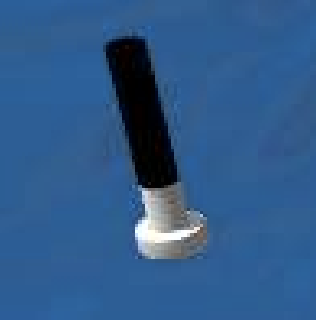
#> input picture vrx_pictures/black_totem/test1.png, 316 x 320 px, found by its file name; the run also reads 1 picture not shown here
$ python histogram.py   (Python 2 division)
#> lines starting #> are read from the running program, lines starting #| are printed output that depends on the picture; after the words box and inside, x2 and y2 are one past the last pixel; in counts of white or black regions, pixels touching at a corner belong together
import cv2
import numpy as py
from matplotlib import pyplot as plt
from sklearn.naive_bayes import GaussianNB
'''
HSV -> Hue, Saturation, Value;
Hue is the region of the color wheel with different degree regions representing different colors, example: 0 < red < 60 deg
Saturation is amount of gray in something from 0 to 100 percent
Value is a measure of brightness of 0 to 100 percent; 0 is black, 100 is white

It's easier to represent colors in hsv than in bgr/rgb so we're first converting the object to a hsv before creating a color-based histogram
'''

def getTrainData(labelsEncoded):
	features = []
	labels  = []
	tests = ["test1.png"]
	for label in labelsEncoded.keys():
		for test in tests:
			picture_path = "vrx_pictures/" + label + "/" + test  #Path will change on each for loop iteration
    		BGRImage = cv2.imread(picture_path)
#> BGRImage is the input picture: shape (320, 316, 3); mean B, G, R 138.2, 90.3, 48.3
    		hsvImage = cv2.cvtColor(BGRImage, cv2.COLOR_BGR2HSV) #Changes color space to hsv
#> hsvImage: shape (320, 316, 3); mean H, S, V 102.5, 169.2, 138.4
    		hue_hist = cv2.calcHist([hsvImage], [0], None, [180], [0, 180]) #Creates hue histogram
#> hue_hist = 180 values, max 73612 at index 106, min 0 at index 1, mean 561.8
    		maxHue  = cv2.minMaxLoc(hue_hist)
#> maxHue = (0, 73612, (0, 1), (0, 106))
    		maxHueBin = maxHue[3][1] #Finds modal hue represented in image/histogram
#> maxHueBin = 106
    		mask3 = cv2.inRange(hsvImage, py.array([maxHueBin - 2,0,0]), py.array([maxHueBin + 2,256,256])) #Mask containing small range around modal hue
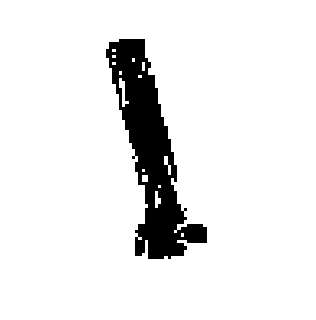
#> mask3: shape (320, 316); 91.6% white; 1 black region, box (x1, y1, x2, y2) and area: (106, 39, 207, 259) 8524
    		mask3 = cv2.bitwise_not(mask3) #Mask that blocks out modal hue from orignal image
    		#Original modal hue is blocked out to take out water (all images will be taken from vrx navigator sim where most present hue is a blue representing water mesh)
    		hue_hist2 = cv2.calcHist([hsvImage], [0], mask3, [180], [0, 180]) #Second histogram calculated from image with mask
#> hue_hist2 = 180 values, max 1840 at index 0, min 0 at index 1, mean 47.36
    		maxHue  = cv2.minMaxLoc(hue_hist2)
#> maxHue = (0, 1840, (0, 1), (0, 0))
    		maxHueBin = maxHue[3][1] #Finds the second modal hue in orignal image
#> maxHueBin = 0
#> pass 3 of the loop in getTrainData, `for label in labelsEncoded.keys():`:
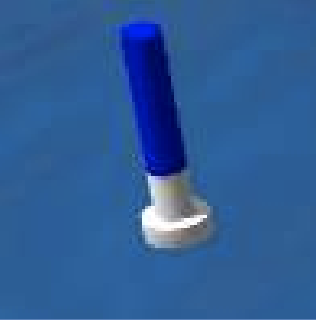
#> input picture vrx_pictures/blue_totem/test1.png, 316 x 320 px
#> in getTrainData, BGRImage is the input picture: shape (320, 316, 3); mean B, G, R 150.1, 92.4, 47.6
#> hsvImage: shape (320, 316, 3); mean H, S, V 106.3, 175.6, 150.3
#> in getTrainData, `hue_hist = cv2.calcHist([hsvImage], [0], None, [180], [0, 180])`: hue_hist = 180 values, max 70111 at index 106, min 0 at index 1, mean 561.8
#> in getTrainData, `maxHue  = cv2.minMaxLoc(hue_hist)`: maxHue = (0, 70111, (0, 1), (0, 106))
#> in getTrainData, `maxHueBin = maxHue[3][1]`: maxHueBin = 106
#> in getTrainData, `mask3 = cv2.inRange(hsvImage, py.array([maxHueBin - 2,0,0]), py.array(..`:
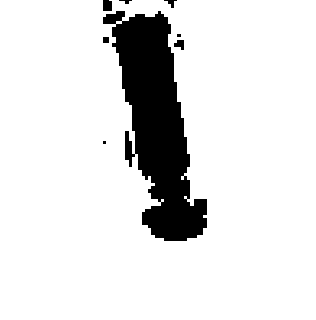
#> mask3: shape (320, 316); 88% white; 8 black regions (2 under 20 px), largest, box (x1, y1, x2, y2) and area: (103, 11, 207, 241) 11797, (103, 0, 112, 11) 96, (174, 40, 184, 50) 70, (164, 0, 177, 8) 43, (103, 37, 109, 43) 36, (119, 0, 132, 4) 25
#> in getTrainData, `hue_hist2 = cv2.calcHist([hsvImage], [0], mask3, [180], [0, 180])`: hue_hist2 = 180 values, max 2108 at index 117, min 0 at index 1, mean 67.16
#> in getTrainData, `maxHue  = cv2.minMaxLoc(hue_hist2)`: maxHue = (0, 2108, (0, 1), (0, 117))
#> in getTrainData, `maxHueBin = maxHue[3][1]`: maxHueBin = 117
#> the loop made 11 passes; the first 3 are shown
    		features.append(maxHueBin) #Appends this hue as a feature
    		labels.append(labelsEncoded[label]) #Appends this image's indexed integer label
	results = [features, labels]
	return results


def trainGNB(features,labels,test):
	classifier = GaussianNB() #Naive Bayes Classifier
	classifier.fit(features,labels) #Training on feature and label set
	print("test h value: %s", test)
	prediction = classifier.predict(py.array(test).reshape(-1,1))
	print(prediction)

def getHistogram(path):
#> called with path = 'vrx_pictures/blue_totem/test1.png'
	BGRImage = cv2.imread(path)
	hsvImage = cv2.cvtColor(BGRImage, cv2.COLOR_BGR2HSV)
	hue_hist = cv2.calcHist([hsvImage], [0], None, [180], [0, 180])
	maxHue  = cv2.minMaxLoc(hue_hist)
#> maxHue = (0, 70111, (0, 1), (0, 106))
	maxHueBin = maxHue[3][1]
#> maxHueBin = 106
	mask3 = cv2.inRange(hsvImage, py.array([maxHueBin - 2,0,0]), py.array([maxHueBin + 2,256,256]))
	mask3 = cv2.bitwise_not(mask3)
	hue_hist2 = cv2.calcHist([hsvImage], [0], mask3, [180], [0, 180])
	plt.plot(hue_hist, color = "b")
	plt.show()
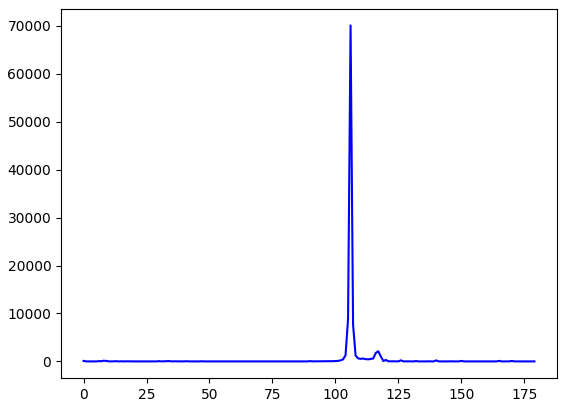
#> figure drawn by matplotlib, 1 panel; curve peaks at x = 106, y = 70111
	plt.plot(hue_hist2, color = "r") # plots the modified histogram with mask
	plt.show()
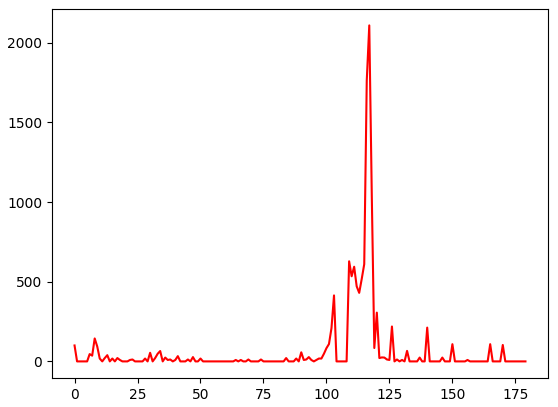
#> figure drawn by matplotlib, 1 panel; curve peaks at x = 117, y = 2108
	cv2.waitKey(0)
	maxHue  = cv2.minMaxLoc(hue_hist2)
#> maxHue = (0, 2108, (0, 1), (0, 117))
	maxHueBin = maxHue[3][1]
#> maxHueBin = 117
	return maxHueBin #Represents second-most present color in orignal image

if __name__ == "__main__":
	labelsEncoded  = {'yellow_totem': 0, 'black_totem': 1, 'blue_totem': 2, 'green_totem': 3, 'red_totem':4,
        'polyform_a3':5, 'polyform_a5':6, 'polyform_a7':7, 'surmark46104':8, 'surmark950400':9, 'surmark950410':10}
	results = getTrainData(labelsEncoded)
	test = getHistogram("vrx_pictures/blue_totem/test1.png") #Hard-coded specific object
#> test = 117
	trainGNB(py.array(results[0]).reshape(-1,1), results[1],  test)
#| test h value: %s 117
#> in trainGNB, `prediction = classifier.predict(py.array(test).reshape(-1,1))`: prediction = [2]
#| [2]


'''
	BGRImage = cv2.imread("test_pictures/blue.jpg")
	#BGRImage = cv2.imread("vrx_pictures/green_totem.png")
	hsvImage = cv2.cvtColor(BGRImage, cv2.COLOR_BGR2HSV)
	color = ('b', 'g', 'r')
	lower_a = py.array([0,0,0])
	upper_a = py.array([100, 256, 256])
	lower_b = py.array([135,0 ,0])
	upper_b = py.array([180, 256, 256])
	mask1 = cv2.inRange(hsvImage,lower_a, upper_a)
	mask2 = cv2.inRange(hsvImage, lower_b, upper_b)
	mask = cv2.bitwise_or(mask1, mask2) # mask that supposedly blocks out blue color range


	#modifiedImage = cv2.bitwise_and(hsvImage,hsvImage, mask=mask3)

	hue_hist = cv2.calcHist([hsvImage], [0], None, [180], [0, 180]) # calculates a histogram based on the hue channel of the hsv image [0]
	sat_hist = cv2.calcHist([hsvImage], [1], None, [256], [0, 256]) # calculates a histogram based on the saturation channel of the hsv image [1]
	val_hist = cv2.calcHist([hsvImage], [2], None, [256], [0, 256]) # calculates a histogram based on the value channel of the hsv image [02

	maxHue  = cv2.minMaxLoc(hue_hist)
	print(maxHue[1])
	maxHueBin = maxHue[3][1]
	print(maxHueBin)

	mask3 = cv2.inRange(hsvImage, py.array([maxHueBin - 2,0,0]), py.array([maxHueBin + 2,256,256]))
	mask3 = cv2.bitwise_not(mask3)

	hue_hist2 = cv2.calcHist([hsvImage], [0], mask3, [180], [0, 180])

	histograms = [hue_hist,hue_hist2,sat_hist,val_hist]
	# Find modes of histogram over an  empiraccly defined threshold, and use that bin range for a mask to block out colors
	# After that is blocked out,  claculate histogram again on hue to find mode and use bin range as a feature
	for channel in histograms: # loops through each of the channel histograms created for the hsv image
		plt.plot(channel, color = "b") # plots the histogram of the specified channel
		plt.show()
		cv2.waitKey(0)
	#cv2.imshow("Image with mask", modifiedImage)
	#cv2.waitKey(0)
	'''
